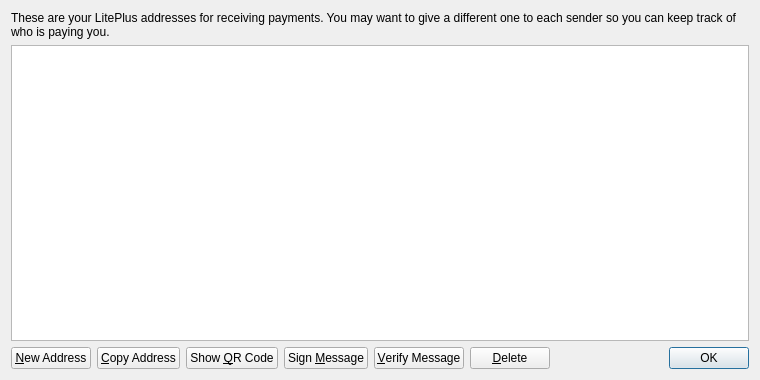
<?xml version="1.0" encoding="UTF-8"?>
<ui version="4.0">
 <class>AddressBookPage</class>
 <widget class="QWidget" name="AddressBookPage">
  <property name="geometry">
   <rect>
    <x>0</x>
    <y>0</y>
    <width>760</width>
    <height>380</height>
   </rect>
  </property>
  <property name="windowTitle">
   <string>Address Book</string>
  </property>
  <layout class="QVBoxLayout" name="verticalLayout">
   <item>
    <widget class="QLabel" name="labelExplanation">
     <property name="text">
      <string>These are your LitePlus addresses for receiving payments. You may want to give a different one to each sender so you can keep track of who is paying you.</string>
     </property>
     <property name="textFormat">
      <enum>Qt::PlainText</enum>
     </property>
     <property name="wordWrap">
      <bool>true</bool>
     </property>
    </widget>
   </item>
   <item>
    <widget class="QTableView" name="tableView">
     <property name="contextMenuPolicy">
      <enum>Qt::CustomContextMenu</enum>
     </property>
     <property name="toolTip">
      <string>Double-click to edit address or label</string>
     </property>
     <property name="tabKeyNavigation">
      <bool>false</bool>
     </property>
     <property name="alternatingRowColors">
      <bool>true</bool>
     </property>
     <property name="selectionMode">
      <enum>QAbstractItemView::SingleSelection</enum>
     </property>
     <property name="selectionBehavior">
      <enum>QAbstractItemView::SelectRows</enum>
     </property>
     <property name="sortingEnabled">
      <bool>true</bool>
     </property>
     <attribute name="verticalHeaderVisible">
      <bool>false</bool>
     </attribute>
    </widget>
   </item>
   <item>
    <layout class="QHBoxLayout" name="horizontalLayout">
     <item>
      <widget class="QPushButton" name="newAddressButton">
       <property name="toolTip">
        <string>Create a new address</string>
       </property>
       <property name="text">
        <string>&amp;New Address</string>
       </property>
       <property name="icon">
        <iconset resource="../bitcoin.qrc">
         <normaloff>:/icons/add</normaloff>:/icons/add</iconset>
       </property>
      </widget>
     </item>
     <item>
      <widget class="QPushButton" name="copyToClipboard">
       <property name="toolTip">
        <string>Copy the currently selected address to the system clipboard</string>
       </property>
       <property name="text">
        <string>&amp;Copy Address</string>
       </property>
       <property name="icon">
        <iconset resource="../bitcoin.qrc">
         <normaloff>:/icons/editcopy</normaloff>:/icons/editcopy</iconset>
       </property>
      </widget>
     </item>
     <item>
      <widget class="QPushButton" name="showQRCode">
       <property name="text">
        <string>Show &amp;QR Code</string>
       </property>
       <property name="icon">
        <iconset resource="../bitcoin.qrc">
         <normaloff>:/icons/qrcode</normaloff>:/icons/qrcode</iconset>
       </property>
      </widget>
     </item>
     <item>
      <widget class="QPushButton" name="signMessage">
       <property name="toolTip">
        <string>Sign a message to prove you own a LitePlus address</string>
       </property>
       <property name="text">
        <string>Sign &amp;Message</string>
       </property>
       <property name="icon">
        <iconset resource="../bitcoin.qrc">
         <normaloff>:/icons/edit</normaloff>:/icons/edit</iconset>
       </property>
      </widget>
     </item>
     <item>
      <widget class="QPushButton" name="verifyMessage">
       <property name="toolTip">
        <string>Verify a message to ensure it was signed with a specified LitePlus address</string>
       </property>
       <property name="text">
        <string>&amp;Verify Message</string>
       </property>
       <property name="icon">
        <iconset resource="../bitcoin.qrc">
         <normaloff>:/icons/transaction_0</normaloff>:/icons/transaction_0</iconset>
       </property>
      </widget>
     </item>
     <item>
      <widget class="QPushButton" name="deleteButton">
       <property name="toolTip">
        <string>Delete the currently selected address from the list</string>
       </property>
       <property name="text">
        <string>&amp;Delete</string>
       </property>
       <property name="icon">
        <iconset resource="../bitcoin.qrc">
         <normaloff>:/icons/remove</normaloff>:/icons/remove</iconset>
       </property>
      </widget>
     </item>
     <item>
      <spacer name="horizontalSpacer">
       <property name="orientation">
        <enum>Qt::Horizontal</enum>
       </property>
       <property name="sizeHint" stdset="0">
        <size>
         <width>40</width>
         <height>20</height>
        </size>
       </property>
      </spacer>
     </item>
     <item>
      <widget class="QDialogButtonBox" name="buttonBox">
       <property name="sizePolicy">
        <sizepolicy hsizetype="Maximum" vsizetype="Fixed">
         <horstretch>0</horstretch>
         <verstretch>0</verstretch>
        </sizepolicy>
       </property>
       <property name="standardButtons">
        <set>QDialogButtonBox::Ok</set>
       </property>
      </widget>
     </item>
    </layout>
   </item>
  </layout>
 </widget>
 <resources>
  <include location="../bitcoin.qrc"/>
 </resources>
 <connections/>
</ui>
